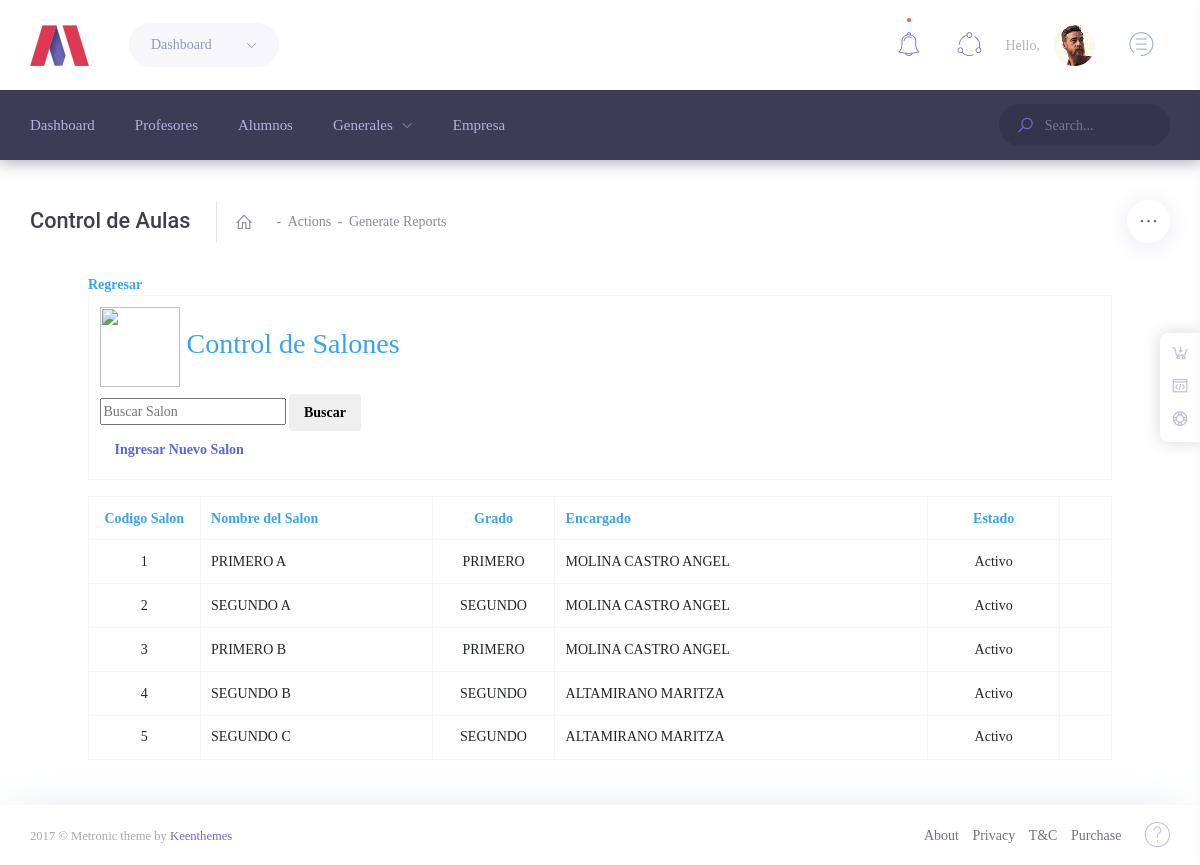
Screenshot of /Modulos/Datos/salon.php with the database file from the repository.
### tables this page shows
CREATE TABLE `salon` (
  `id` int(11) NOT NULL,
  `nombre` varchar(255) NOT NULL,
  `grado` varchar(255) NOT NULL,
  `profesor` varchar(255) NOT NULL,
  `estado` varchar(255) NOT NULL
);

CREATE TABLE `grado` (
  `id` int(11) NOT NULL,
  `nombre` varchar(255) NOT NULL,
  `estado` varchar(255) NOT NULL
);

CREATE TABLE `profesor` (
  `id` int(11) NOT NULL,
  `nom` varchar(255) NOT NULL,
  `ape` varchar(255) NOT NULL,
  `doc` varchar(255) NOT NULL,
  `con` varchar(255) NOT NULL,
  `fecha` date NOT NULL,
  `dir` varchar(255) NOT NULL,
  `tel` varchar(255) NOT NULL,
  `cel` varchar(255) NOT NULL,
  `correo` varchar(255) NOT NULL,
  `especialidad` varchar(255) NOT NULL,
  `estado` varchar(255) NOT NULL,
  `tipo` varchar(255) NOT NULL
);

### Modulos/class_buscar.php (called while the page is built, shortened)
<?php
class Consultar_Profesor{
	private $fetch;
	function __construct($codigo, $conexion){
		include_once "php_conexion.php";
		$this->consulta = mysqli_query($conexion, "SELECT * FROM profesor WHERE doc='$codigo'");
		$this->fetch = mysqli_fetch_array($this->consulta);
	}
	function consultar($campo){
		return $this->fetch[$campo];
	}
}
class Consultar_Grado{
	private $fetch;
	function __construct($codigo, $conexion){
		include_once "php_conexion.php";
		$this->consulta = mysqli_query($conexion, "SELECT * FROM grado WHERE id=$codigo");
		$this->fetch = mysqli_fetch_array($this->consulta);
	}
	function consultar($campo){
		return $this->fetch[$campo];
	}
}
?>

### Modulos/Datos/salon.php (the view, shortened to what this page needs)
<?php
	include_once "../php_conexion.php";
	include_once "class/class.php";
	include_once "../class_buscar.php";
    include_once "../funciones.php";
    include_once "../../menu/header.php";
?>
    <div align="center">
    	<table width="90%" >
          <tr>
            <td>
            	<a href="index.php" class="text-info"><i class="icon-fast-backward"></i> <strong>Regresar</strong></a>
            	<table class="table table-bordered">
                  <tr class="info">
                    <td>
                    	<div class="row-fluid">
                            <div class="span6">
                            	<h2 class="text-info">
                                    <img src="img/salon.png" width="80" height="80">
                                    Control de Salones
                                </h2>
                            </div>
                            <div class="span6">
                            	<form name="form1" method="post" action="">
                                	<div class="input-append">
                                	<input type="text" name="buscar" class="input-xlarge" autocomplete="off" autofocus placeholder="Buscar Salon">
                                    <button type="submit" class="btn"><strong><i class="icon-search"></i> Buscar</strong></button>
                                    </div>
                          	    </form>
                                <a href="#nuevo" role="button" class="btn" data-toggle="modal">
                                	<strong><i class="icon-plus"></i> Ingresar Nuevo Salon</strong>
                                </a>
                            </div>
                        </div>
                    </td>
                  </tr>
				</table>
            </td>
          </tr>
        </table>
        <table width="90%" >
          <tr>
            <td>
            	<table class="table table-bordered table table-hover">
                  <tr class="info">
                    <td width="11%"><center><strong class="text-info">Codigo Salon</strong></center></td>
                    <td width="23%"><strong class="text-info">Nombre del Salon</strong></td>
                    <td width="12%"><center><strong class="text-info">Grado</strong></center></td>
                    <td width="37%"><strong class="text-info">Encargado</strong></td>
                    <td width="13%"><center><strong class="text-info">Estado</strong></center></td>
                    <td width="4%">&nbsp;</td>
                  </tr>
                  <?php
				  	if(!empty($_POST['buscar'])){
						$buscar=limpiar($_POST['buscar']);
						$pa=mysqli_query($conexion, "SELECT * FROM salon WHERE nombre LIKE '%$buscar%' or id='$buscar'");
					}else{
						$pa=mysqli_query($conexion, "SELECT * FROM salon");
					}
					while($row=mysqli_fetch_array($pa)){
						$oGrado=new Consultar_Grado($row['grado'], $conexion);
						$oProfesor=new Consultar_Profesor($row['profesor'], $conexion);
				  ?>
                  <tr>
                    <td><center><?php echo $row['id']; ?></center></td>
                    <td><?php echo $row['nombre']; ?></td>
                    <td><center><?php echo $oGrado->consultar('nombre'); ?></center></td>
                    <td><?php echo $oProfesor->consultar('ape').' '.$oProfesor->consultar('nom'); ?></td>
                    <td><center><?php echo estado($row['estado']); ?></center></td>
                    <td>
                    	<center>
                        	<a href="#a<?php echo $row['id']; ?>" title="Editar Salon" role="button" class="btn btn-mini" data-toggle="modal">
                            </a>
                        </center>
                    </td>
                  </tr>
                  <?php } ?>
				</table>
            </td>
          </tr>
        </table>
    </div>
<?php
    include_once "../../menu/footer.php";
?>

### Modulos/funciones.php (shortened to what this page needs)
<?php
	function estado($estado){
		if($estado=='s'){
			return '<span class="label label-success">Activo</span>';
		}else{
			return '<span class="label label-important">No Activo</span>';
		}
	}
?>

### rows the page displays
salon: id "1", nombre "PRIMERO A", grado.nombre "PRIMERO", profesor.ape "MOLINA CASTRO", profesor.nom "ANGEL", estado "Activo"
salon: id "2", nombre "SEGUNDO A", grado.nombre "SEGUNDO", profesor.ape "MOLINA CASTRO", profesor.nom "ANGEL", estado "Activo"
salon: id "3", nombre "PRIMERO B", grado.nombre "PRIMERO", profesor.ape "MOLINA CASTRO", profesor.nom "ANGEL", estado "Activo"
salon: id "4", nombre "SEGUNDO B", grado.nombre "SEGUNDO", profesor.ape "ALTAMIRANO", profesor.nom "MARITZA", estado "Activo"
salon: id "5", nombre "SEGUNDO C", grado.nombre "SEGUNDO", profesor.ape "ALTAMIRANO", profesor.nom "MARITZA", estado "Activo"

### other values shown
$title "Control de Aulas"
